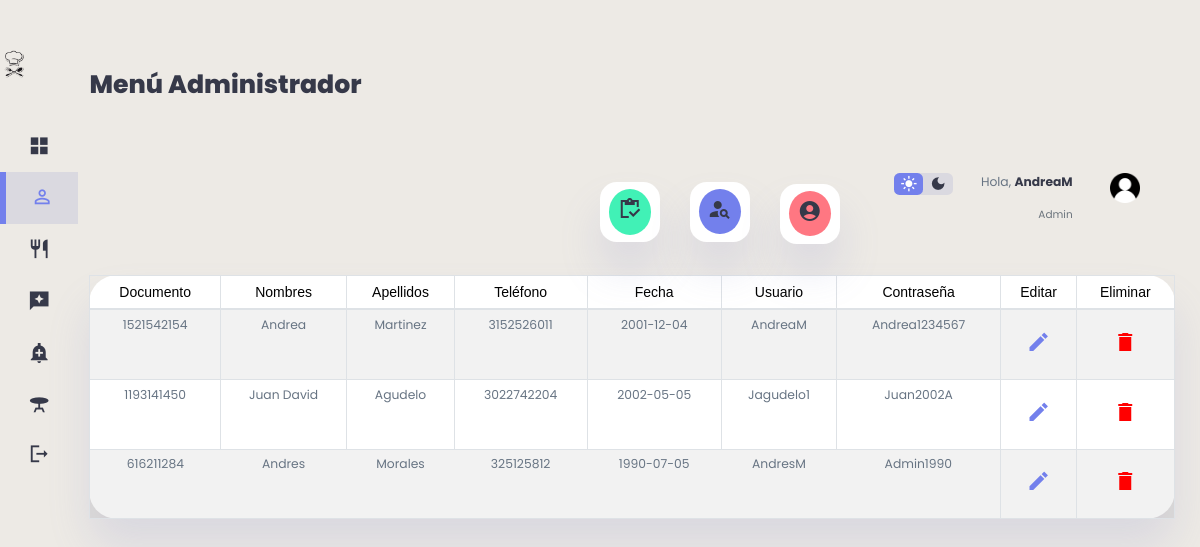
/clientes/clientes.php (signed in), run on an earlier commit of the app's database.
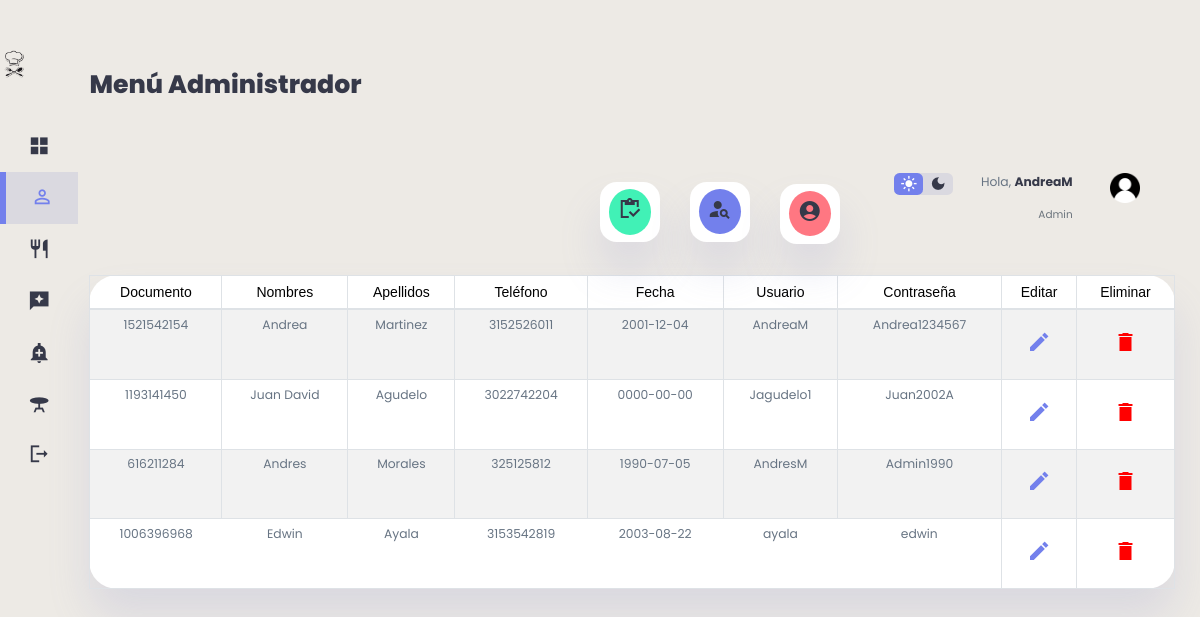
And on a later commit of the database.
### tables this page shows
CREATE TABLE `clientes` (
  `id_cliente` int(11) NOT NULL,
  `Documento` int(11) NOT NULL,
  `Nombres` varchar(100) DEFAULT NULL,
  `Apellidos` varchar(100) DEFAULT NULL,
  `Correo_Electronico` varchar(300) DEFAULT NULL,
  `Celular` varchar(11) NOT NULL,
  `Fecha` date DEFAULT NULL,
  `Usuario` varchar(100) DEFAULT NULL,
  `Contrasena` varchar(400) DEFAULT NULL,
  `Foto` mediumblob DEFAULT NULL,
  `id_rol` int(11) NOT NULL DEFAULT 2
);

### clientes/clientes.php (the view, shortened to what the changed rows need)
<?php
    include("../db/conexion.php");
    $datos= "SELECT * FROM clientes";
?>
<!DOCTYPE html>
<html lang="en">
<head>
    <link rel="stylesheet" href="https://cdnjs.cloudflare.com/ajax/libs/twitter-bootstrap/4.1.3/css/bootstrap.css">
    <link rel="stylesheet" href="https://cdn.datatables.net/1.10.20/css/dataTables.bootstrap4.min.css">
    <link rel="stylesheet"a href="../clientes/stylec.css">
</head>
<body>
<div class="content">
<div class="container1">
    <main>
        <h1>Menú Administrador</h1>
        <br>
        <div class="recent-orders">
            <table id="tablax" border="0" cellspacing="5" cellpadding="5" class="table table-striped table-bordered" style="width:100%">
                <div class="container2" style="margin-top: 10px;padding: 5px">
                    <thead>
                        <tr>
                            <td> <font face="Arial">Documento</font> </td>
                            <td> <font face="Arial">Nombres</font> </td>
                            <td> <font face="Arial">Apellidos</font> </td>
                            <td> <font face="Arial">Teléfono</font> </td>
                            <td> <font face="Arial">Fecha</font> </td>
                            <td> <font face="Arial">Usuario</font> </td>
                            <td> <font face="Arial">Contraseña</font> </td>
                            <td> <font face="Arial">Editar</font> </td>
                            <td> <font face="Arial">Eliminar</font> </td>
                        </tr>
                    </thead>
                </div>
                <tbody>
                    <?php foreach ($conexion -> query($datos) as $row) {
                        ?>
                                <tr>
                                    <td><p><?php echo $row['Documento'] ?></p></td>
                                    <td><p><?php echo $row['Nombres'] ?></p></td>
                                    <td><p><?php echo $row['Apellidos'] ?></p></td>
                                    <td><p><?php echo $row['Celular'] ?></p></td>
                                    <td><p><?php echo $row['Fecha'] ?></p></td>
                                    <td><p><?php echo $row['Usuario'] ?></p></td>
                                    <td><p><?php echo $row['Contrasena'] ?></p></td>
                                    <th><a href="actualizar.php?Documento=<?php echo $row['Documento']?>"> <span class="material-icons-sharp">edit</span> </a></th>
                                    <th><a href="delete.php?Documento=<?php echo $row['Documento']?>"> <span class="material-icons-sharp" style="color: red;">delete</span> </a></th>
                                </tr>
                        <?php
                        }
                        ?>
                </tbody>
            </table>
        </div>
    </main>
</div>
</div>
</body>
</html>

What changed in the data, as far as the page shows it:
changed clientes "Juan David": Fecha "2002-05-05" → "0000-00-00"
added clientes: Documento "1006396968", Nombres "Edwin", Apellidos "Ayala", Celular "3153542819", Fecha "2003-08-22", Usuario "ayala", Contrasena "edwin"
